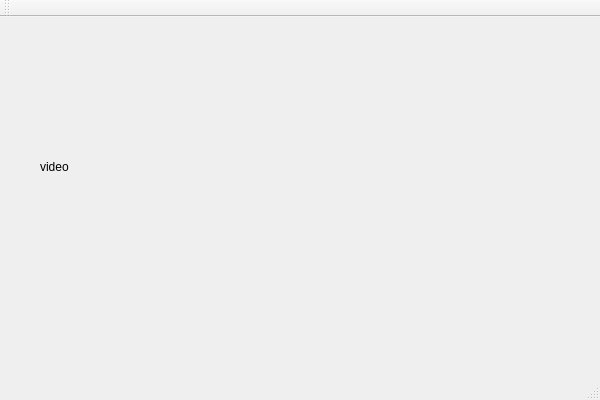
<?xml version="1.0" encoding="UTF-8"?>
<ui version="4.0">
 <class>SdlQtRBGClass</class>
 <widget class="QMainWindow" name="SdlQtRBGClass">
  <property name="geometry">
   <rect>
    <x>0</x>
    <y>0</y>
    <width>600</width>
    <height>400</height>
   </rect>
  </property>
  <property name="windowTitle">
   <string>SdlQtRBG</string>
  </property>
  <widget class="QWidget" name="centralWidget">
   <widget class="QLabel" name="label">
    <property name="geometry">
     <rect>
      <x>40</x>
      <y>0</y>
      <width>400</width>
      <height>300</height>
     </rect>
    </property>
    <property name="baseSize">
     <size>
      <width>400</width>
      <height>300</height>
     </size>
    </property>
    <property name="text">
     <string>video</string>
    </property>
   </widget>
  </widget>
  <widget class="QToolBar" name="mainToolBar">
   <attribute name="toolBarArea">
    <enum>TopToolBarArea</enum>
   </attribute>
   <attribute name="toolBarBreak">
    <bool>false</bool>
   </attribute>
  </widget>
  <widget class="QStatusBar" name="statusBar"/>
 </widget>
 <layoutdefault spacing="6" margin="11"/>
 <resources>
  <include location="sdlqtrbg.qrc"/>
 </resources>
 <connections/>
</ui>
